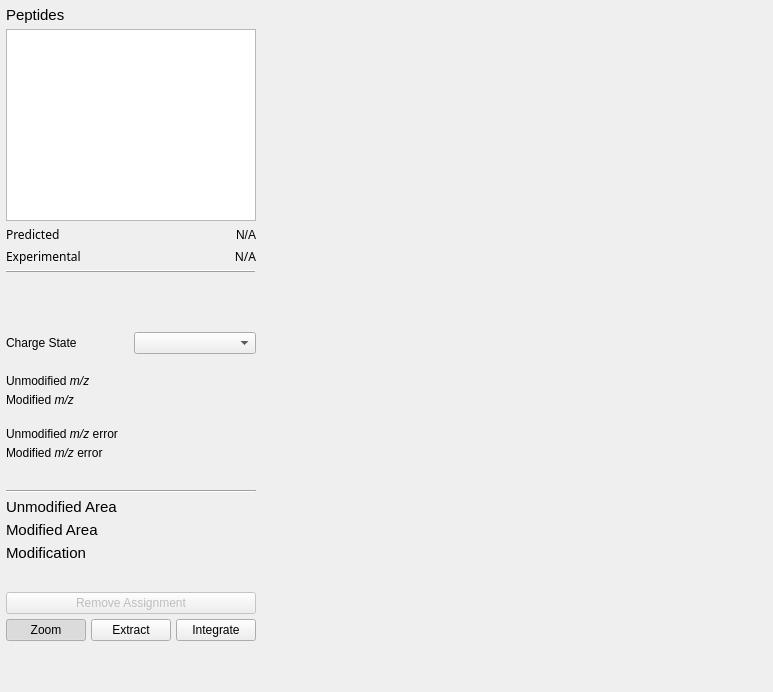
      <widget class="QWidget" name="PeptideTab">
       <property name="enabled">
        <bool>true</bool>
       </property>
       <property name="toolTip">
        <string/>
       </property>
       <attribute name="title">
        <string>Peptide Level</string>
       </attribute>
       <layout class="QGridLayout" name="gridLayout_3">
        <property name="leftMargin">
         <number>6</number>
        </property>
        <property name="topMargin">
         <number>6</number>
        </property>
        <property name="rightMargin">
         <number>6</number>
        </property>
        <property name="bottomMargin">
         <number>6</number>
        </property>
        <item row="1" column="0">
         <layout class="QGridLayout" name="gridLayout_5" columnstretch="1,0,0">
          <property name="spacing">
           <number>5</number>
          </property>
          <item row="8" column="1">
           <widget class="QComboBox" name="Ms1Charge">
            <property name="sizePolicy">
             <sizepolicy hsizetype="Preferred" vsizetype="Fixed">
              <horstretch>1</horstretch>
              <verstretch>0</verstretch>
             </sizepolicy>
            </property>
            <property name="minimumSize">
             <size>
              <width>0</width>
              <height>0</height>
             </size>
            </property>
            <property name="maximumSize">
             <size>
              <width>16777215</width>
              <height>16777215</height>
             </size>
            </property>
            <property name="font">
             <font>
              <pointsize>9</pointsize>
             </font>
            </property>
            <property name="layoutDirection">
             <enum>Qt::LeftToRight</enum>
            </property>
           </widget>
          </item>
          <item row="5" column="0" colspan="2">
           <widget class="Line" name="line">
            <property name="frameShadow">
             <enum>QFrame::Raised</enum>
            </property>
            <property name="orientation">
             <enum>Qt::Horizontal</enum>
            </property>
           </widget>
          </item>
          <item row="8" column="0">
           <widget class="QLabel" name="label_5">
            <property name="sizePolicy">
             <sizepolicy hsizetype="MinimumExpanding" vsizetype="Preferred">
              <horstretch>1</horstretch>
              <verstretch>0</verstretch>
             </sizepolicy>
            </property>
            <property name="minimumSize">
             <size>
              <width>100</width>
              <height>0</height>
             </size>
            </property>
            <property name="maximumSize">
             <size>
              <width>16777215</width>
              <height>16777215</height>
             </size>
            </property>
            <property name="font">
             <font>
              <pointsize>9</pointsize>
             </font>
            </property>
            <property name="text">
             <string>Charge State</string>
            </property>
           </widget>
          </item>
          <item row="6" column="0">
           <spacer name="verticalSpacer_10">
            <property name="orientation">
             <enum>Qt::Vertical</enum>
            </property>
            <property name="sizeType">
             <enum>QSizePolicy::Minimum</enum>
            </property>
            <property name="sizeHint" stdset="0">
             <size>
              <width>20</width>
              <height>30</height>
             </size>
            </property>
           </spacer>
          </item>
          <item row="4" column="0">
           <widget class="QLabel" name="label_17">
            <property name="font">
             <font>
              <family>Sans Serif</family>
              <pointsize>9</pointsize>
              <italic>false</italic>
             </font>
            </property>
            <property name="toolTip">
             <string>Coverage of protein by peptides</string>
            </property>
            <property name="text">
             <string>Experimental</string>
            </property>
           </widget>
          </item>
          <item row="4" column="1">
           <widget class="QLabel" name="CoverExp">
            <property name="font">
             <font>
              <family>Sans Serif</family>
              <pointsize>9</pointsize>
              <italic>false</italic>
             </font>
            </property>
            <property name="text">
             <string>N/A</string>
            </property>
            <property name="alignment">
             <set>Qt::AlignRight|Qt::AlignTrailing|Qt::AlignVCenter</set>
            </property>
           </widget>
          </item>
          <item row="15" column="0">
           <spacer name="verticalSpacer_8">
            <property name="orientation">
             <enum>Qt::Vertical</enum>
            </property>
            <property name="sizeType">
             <enum>QSizePolicy::Fixed</enum>
            </property>
            <property name="sizeHint" stdset="0">
             <size>
              <width>20</width>
              <height>20</height>
             </size>
            </property>
           </spacer>
          </item>
          <item row="3" column="0">
           <widget class="QLabel" name="label_16">
            <property name="font">
             <font>
              <family>Sans Serif</family>
              <pointsize>9</pointsize>
              <italic>false</italic>
             </font>
            </property>
            <property name="toolTip">
             <string>Coverage of protein by peptides</string>
            </property>
            <property name="text">
             <string>Predicted</string>
            </property>
            <property name="alignment">
             <set>Qt::AlignJustify|Qt::AlignVCenter</set>
            </property>
           </widget>
          </item>
          <item row="2" column="0" colspan="2">
           <widget class="QListWidget" name="PepList">
            <property name="sizePolicy">
             <sizepolicy hsizetype="Preferred" vsizetype="Expanding">
              <horstretch>1</horstretch>
              <verstretch>0</verstretch>
             </sizepolicy>
            </property>
            <property name="minimumSize">
             <size>
              <width>150</width>
              <height>0</height>
             </size>
            </property>
            <property name="maximumSize">
             <size>
              <width>16777215</width>
              <height>16777215</height>
             </size>
            </property>
            <property name="font">
             <font>
              <family>Monospace</family>
              <weight>50</weight>
              <italic>false</italic>
              <bold>false</bold>
              <underline>false</underline>
              <strikeout>false</strikeout>
              <kerning>true</kerning>
             </font>
            </property>
            <property name="focusPolicy">
             <enum>Qt::NoFocus</enum>
            </property>
            <property name="toolTip">
             <string>&lt;html&gt;&lt;head/&gt;&lt;body&gt;&lt;p&gt;List of peptides&lt;/p&gt;&lt;/body&gt;&lt;/html&gt;</string>
            </property>
            <property name="autoFillBackground">
             <bool>false</bool>
            </property>
            <property name="frameShape">
             <enum>QFrame::StyledPanel</enum>
            </property>
            <property name="frameShadow">
             <enum>QFrame::Sunken</enum>
            </property>
            <property name="editTriggers">
             <set>QAbstractItemView::DoubleClicked|QAbstractItemView::EditKeyPressed</set>
            </property>
            <property name="tabKeyNavigation">
             <bool>false</bool>
            </property>
            <property name="showDropIndicator" stdset="0">
             <bool>false</bool>
            </property>
            <property name="iconSize">
             <size>
              <width>12</width>
              <height>12</height>
             </size>
            </property>
            <property name="textElideMode">
             <enum>Qt::ElideRight</enum>
            </property>
            <property name="movement">
             <enum>QListView::Static</enum>
            </property>
            <property name="flow">
             <enum>QListView::TopToBottom</enum>
            </property>
            <property name="isWrapping" stdset="0">
             <bool>false</bool>
            </property>
            <property name="layoutMode">
             <enum>QListView::SinglePass</enum>
            </property>
            <property name="spacing">
             <number>0</number>
            </property>
            <property name="viewMode">
             <enum>QListView::ListMode</enum>
            </property>
            <property name="uniformItemSizes">
             <bool>false</bool>
            </property>
            <property name="selectionRectVisible">
             <bool>true</bool>
            </property>
           </widget>
          </item>
          <item row="3" column="1">
           <widget class="QLabel" name="CoverPred">
            <property name="font">
             <font>
              <pointsize>9</pointsize>
             </font>
            </property>
            <property name="text">
             <string>N/A</string>
            </property>
            <property name="alignment">
             <set>Qt::AlignRight|Qt::AlignTrailing|Qt::AlignVCenter</set>
            </property>
           </widget>
          </item>
          <item row="0" column="0" rowspan="2" colspan="2">
           <widget class="QLabel" name="label_4">
            <property name="maximumSize">
             <size>
              <width>16777215</width>
              <height>16777215</height>
             </size>
            </property>
            <property name="font">
             <font>
              <pointsize>11</pointsize>
             </font>
            </property>
            <property name="text">
             <string>Peptides</string>
            </property>
           </widget>
          </item>
          <item row="0" column="2" rowspan="24">
           <widget class="QWidget" name="Ms1Plot" native="true">
            <property name="enabled">
             <bool>true</bool>
            </property>
            <property name="sizePolicy">
             <sizepolicy hsizetype="Expanding" vsizetype="Expanding">
              <horstretch>8</horstretch>
              <verstretch>0</verstretch>
             </sizepolicy>
            </property>
            <property name="minimumSize">
             <size>
              <width>500</width>
              <height>0</height>
             </size>
            </property>
            <property name="palette">
             <palette>
              <active>
               <colorrole role="Base">
                <brush brushstyle="SolidPattern">
                 <color alpha="255">
                  <red>255</red>
                  <green>255</green>
                  <blue>255</blue>
                 </color>
                </brush>
               </colorrole>
               <colorrole role="Window">
                <brush brushstyle="SolidPattern">
                 <color alpha="255">
                  <red>252</red>
                  <green>249</green>
                  <blue>246</blue>
                 </color>
                </brush>
               </colorrole>
              </active>
              <inactive>
               <colorrole role="Base">
                <brush brushstyle="SolidPattern">
                 <color alpha="255">
                  <red>255</red>
                  <green>255</green>
                  <blue>255</blue>
                 </color>
                </brush>
               </colorrole>
               <colorrole role="Window">
                <brush brushstyle="SolidPattern">
                 <color alpha="255">
                  <red>252</red>
                  <green>249</green>
                  <blue>246</blue>
                 </color>
                </brush>
               </colorrole>
              </inactive>
              <disabled>
               <colorrole role="Base">
                <brush brushstyle="SolidPattern">
                 <color alpha="255">
                  <red>252</red>
                  <green>249</green>
                  <blue>246</blue>
                 </color>
                </brush>
               </colorrole>
               <colorrole role="Window">
                <brush brushstyle="SolidPattern">
                 <color alpha="255">
                  <red>252</red>
                  <green>249</green>
                  <blue>246</blue>
                 </color>
                </brush>
               </colorrole>
              </disabled>
             </palette>
            </property>
            <property name="cursor">
             <cursorShape>CrossCursor</cursorShape>
            </property>
            <property name="mouseTracking">
             <bool>true</bool>
            </property>
            <property name="focusPolicy">
             <enum>Qt::ClickFocus</enum>
            </property>
            <property name="contextMenuPolicy">
             <enum>Qt::NoContextMenu</enum>
            </property>
            <property name="autoFillBackground">
             <bool>false</bool>
            </property>
            <layout class="QVBoxLayout" name="Ms1PlotVL"/>
           </widget>
          </item>
          <item row="7" column="0" colspan="2">
           <widget class="QLabel" name="PepIdLbl">
            <property name="font">
             <font>
              <pointsize>9</pointsize>
              <weight>75</weight>
              <bold>true</bold>
             </font>
            </property>
            <property name="text">
             <string/>
            </property>
            <property name="alignment">
             <set>Qt::AlignCenter</set>
            </property>
            <property name="textInteractionFlags">
             <set>Qt::LinksAccessibleByMouse|Qt::TextSelectableByMouse</set>
            </property>
           </widget>
          </item>
          <item row="19" column="0">
           <widget class="QLabel" name="label_15">
            <property name="font">
             <font>
              <pointsize>11</pointsize>
             </font>
            </property>
            <property name="text">
             <string>Modification</string>
            </property>
           </widget>
          </item>
          <item row="23" column="0">
           <spacer name="verticalSpacer">
            <property name="orientation">
             <enum>Qt::Vertical</enum>
            </property>
            <property name="sizeHint" stdset="0">
             <size>
              <width>20</width>
              <height>40</height>
             </size>
            </property>
           </spacer>
          </item>
          <item row="17" column="0">
           <widget class="QLabel" name="label_10">
            <property name="font">
             <font>
              <pointsize>11</pointsize>
             </font>
            </property>
            <property name="text">
             <string>Unmodified Area</string>
            </property>
           </widget>
          </item>
          <item row="17" column="1">
           <widget class="QLabel" name="UnmodArea">
            <property name="font">
             <font>
              <pointsize>11</pointsize>
             </font>
            </property>
            <property name="text">
             <string/>
            </property>
            <property name="alignment">
             <set>Qt::AlignRight|Qt::AlignTrailing|Qt::AlignVCenter</set>
            </property>
            <property name="textInteractionFlags">
             <set>Qt::LinksAccessibleByMouse|Qt::TextSelectableByMouse</set>
            </property>
           </widget>
          </item>
          <item row="19" column="1">
           <widget class="QLabel" name="FMod">
            <property name="font">
             <font>
              <pointsize>11</pointsize>
              <weight>50</weight>
              <bold>false</bold>
             </font>
            </property>
            <property name="text">
             <string/>
            </property>
            <property name="alignment">
             <set>Qt::AlignRight|Qt::AlignTrailing|Qt::AlignVCenter</set>
            </property>
            <property name="textInteractionFlags">
             <set>Qt::LinksAccessibleByMouse|Qt::TextSelectableByMouse</set>
            </property>
           </widget>
          </item>
          <item row="18" column="1">
           <widget class="QLabel" name="ModArea">
            <property name="font">
             <font>
              <pointsize>11</pointsize>
             </font>
            </property>
            <property name="text">
             <string/>
            </property>
            <property name="alignment">
             <set>Qt::AlignRight|Qt::AlignTrailing|Qt::AlignVCenter</set>
            </property>
            <property name="textInteractionFlags">
             <set>Qt::LinksAccessibleByMouse|Qt::TextSelectableByMouse</set>
            </property>
           </widget>
          </item>
          <item row="18" column="0">
           <widget class="QLabel" name="label_13">
            <property name="font">
             <font>
              <pointsize>11</pointsize>
             </font>
            </property>
            <property name="text">
             <string>Modified Area</string>
            </property>
            <property name="alignment">
             <set>Qt::AlignLeading|Qt::AlignLeft|Qt::AlignVCenter</set>
            </property>
           </widget>
          </item>
          <item row="21" column="0" colspan="2">
           <widget class="QPushButton" name="RemoveAssignment">
            <property name="enabled">
             <bool>false</bool>
            </property>
            <property name="text">
             <string>Remove Assignment</string>
            </property>
            <property name="icon">
             <iconset resource="icons.qrc">
              <normaloff>:/icons/img/Gnome-window-close.svg</normaloff>:/icons/img/Gnome-window-close.svg</iconset>
            </property>
           </widget>
          </item>
          <item row="20" column="0">
           <spacer name="verticalSpacer_12">
            <property name="orientation">
             <enum>Qt::Vertical</enum>
            </property>
            <property name="sizeType">
             <enum>QSizePolicy::Maximum</enum>
            </property>
            <property name="sizeHint" stdset="0">
             <size>
              <width>20</width>
              <height>20</height>
             </size>
            </property>
           </spacer>
          </item>
          <item row="11" column="1">
           <widget class="QLabel" name="PepModMzLbl">
            <property name="font">
             <font>
              <pointsize>9</pointsize>
             </font>
            </property>
            <property name="text">
             <string/>
            </property>
            <property name="alignment">
             <set>Qt::AlignRight|Qt::AlignTrailing|Qt::AlignVCenter</set>
            </property>
            <property name="textInteractionFlags">
             <set>Qt::LinksAccessibleByMouse|Qt::TextSelectableByMouse</set>
            </property>
           </widget>
          </item>
          <item row="10" column="1">
           <widget class="QLabel" name="PepMzLbl">
            <property name="font">
             <font>
              <pointsize>9</pointsize>
             </font>
            </property>
            <property name="text">
             <string/>
            </property>
            <property name="alignment">
             <set>Qt::AlignRight|Qt::AlignTrailing|Qt::AlignVCenter</set>
            </property>
            <property name="textInteractionFlags">
             <set>Qt::LinksAccessibleByMouse|Qt::TextSelectableByMouse</set>
            </property>
           </widget>
          </item>
          <item row="9" column="0">
           <spacer name="verticalSpacer_13">
            <property name="orientation">
             <enum>Qt::Vertical</enum>
            </property>
            <property name="sizeType">
             <enum>QSizePolicy::Fixed</enum>
            </property>
            <property name="sizeHint" stdset="0">
             <size>
              <width>20</width>
              <height>10</height>
             </size>
            </property>
           </spacer>
          </item>
          <item row="10" column="0">
           <widget class="QLabel" name="label_12">
            <property name="font">
             <font>
              <pointsize>9</pointsize>
             </font>
            </property>
            <property name="text">
             <string>&lt;html&gt;&lt;head/&gt;&lt;body&gt;&lt;p&gt;Unmodified &lt;span style=&quot; font-style:italic;&quot;&gt;m/z&lt;/span&gt;&lt;/p&gt;&lt;/body&gt;&lt;/html&gt;</string>
            </property>
           </widget>
          </item>
          <item row="11" column="0">
           <widget class="QLabel" name="label_24">
            <property name="font">
             <font>
              <pointsize>9</pointsize>
             </font>
            </property>
            <property name="text">
             <string>&lt;html&gt;&lt;head/&gt;&lt;body&gt;&lt;p&gt;Modified &lt;span style=&quot; font-style:italic;&quot;&gt;m/z&lt;/span&gt;&lt;/p&gt;&lt;/body&gt;&lt;/html&gt;</string>
            </property>
           </widget>
          </item>
          <item row="14" column="1">
           <widget class="QLabel" name="PepModMzErr">
            <property name="font">
             <font>
              <pointsize>9</pointsize>
             </font>
            </property>
            <property name="text">
             <string/>
            </property>
            <property name="alignment">
             <set>Qt::AlignRight|Qt::AlignTrailing|Qt::AlignVCenter</set>
            </property>
            <property name="textInteractionFlags">
             <set>Qt::LinksAccessibleByMouse|Qt::TextSelectableByMouse</set>
            </property>
           </widget>
          </item>
          <item row="13" column="1">
           <widget class="QLabel" name="PepMzErr">
            <property name="font">
             <font>
              <pointsize>9</pointsize>
             </font>
            </property>
            <property name="text">
             <string/>
            </property>
            <property name="alignment">
             <set>Qt::AlignRight|Qt::AlignTrailing|Qt::AlignVCenter</set>
            </property>
            <property name="textInteractionFlags">
             <set>Qt::LinksAccessibleByMouse|Qt::TextSelectableByMouse</set>
            </property>
           </widget>
          </item>
          <item row="13" column="0">
           <widget class="QLabel" name="label_27">
            <property name="font">
             <font>
              <pointsize>9</pointsize>
             </font>
            </property>
            <property name="text">
             <string>&lt;html&gt;&lt;head/&gt;&lt;body&gt;&lt;p&gt;Unmodified &lt;span style=&quot; font-style:italic;&quot;&gt;m/z&lt;/span&gt; error&lt;/p&gt;&lt;/body&gt;&lt;/html&gt;</string>
            </property>
           </widget>
          </item>
          <item row="14" column="0">
           <widget class="QLabel" name="label_28">
            <property name="font">
             <font>
              <pointsize>9</pointsize>
             </font>
            </property>
            <property name="text">
             <string>&lt;html&gt;&lt;head/&gt;&lt;body&gt;&lt;p&gt;Modified &lt;span style=&quot; font-style:italic;&quot;&gt;m/z&lt;/span&gt; error&lt;/p&gt;&lt;/body&gt;&lt;/html&gt;</string>
            </property>
           </widget>
          </item>
          <item row="12" column="0">
           <spacer name="verticalSpacer_14">
            <property name="orientation">
             <enum>Qt::Vertical</enum>
            </property>
            <property name="sizeType">
             <enum>QSizePolicy::Fixed</enum>
            </property>
            <property name="sizeHint" stdset="0">
             <size>
              <width>20</width>
              <height>10</height>
             </size>
            </property>
           </spacer>
          </item>
          <item row="16" column="0" colspan="2">
           <widget class="Line" name="line_2">
            <property name="orientation">
             <enum>Qt::Horizontal</enum>
            </property>
           </widget>
          </item>
          <item row="22" column="0" colspan="2">
           <layout class="QHBoxLayout" name="horizontalLayout_4">
            <property name="topMargin">
             <number>0</number>
            </property>
            <item>
             <widget class="QPushButton" name="ZoomBtn">
              <property name="text">
               <string>Zoom</string>
              </property>
              <property name="checkable">
               <bool>true</bool>
              </property>
              <property name="checked">
               <bool>true</bool>
              </property>
             </widget>
            </item>
            <item>
             <widget class="QPushButton" name="ExtractBtn">
              <property name="text">
               <string>Extract</string>
              </property>
              <property name="checkable">
               <bool>true</bool>
              </property>
             </widget>
            </item>
            <item>
             <widget class="QPushButton" name="IntegrateBtn">
              <property name="text">
               <string>Integrate</string>
              </property>
              <property name="checkable">
               <bool>true</bool>
              </property>
             </widget>
            </item>
           </layout>
          </item>
         </layout>
        </item>
       </layout>
      </widget>
